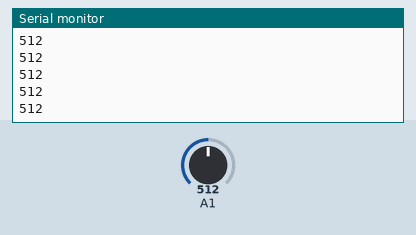
A sketch run on a simulated Arduino Uno, built with avr-gcc and run on an emulated ATmega328P. Shown: the last lines printed to the serial monitor. The inputs (shaded band) are chosen by the test bench; at power-on: A1 = 512.

Above: at 1.2 s.
1.3 s: A1 set to 716
At 1.9 s:
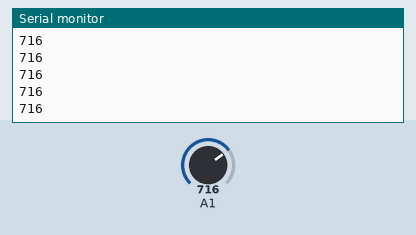
2.8 s: A1 set to 900
At 3.3 s:
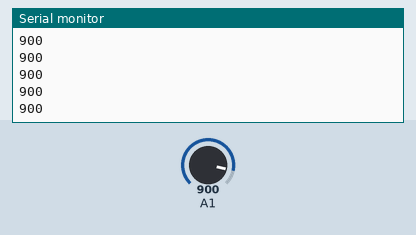
Timing chart, 0 to 5.8 s (numbered marks = the images above; inputs shaded):
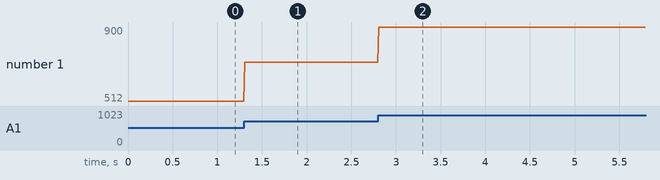

The sketch:

potenciometro.ino
```cpp
void setup() {
    Serial.begin(9600);
}

void loop() {
    // Exibe o valor do pino analógico A1 na porta serial conforme operarmos o
    // potenciometro
    Serial.println(analogRead(A1));

    delay(10);
}
```

Measured:
- after the input at 1.3 s, the serial monitor: prints a new line at once (image 1)
- after the input at 2.8 s, the serial monitor: prints a new line at once (image 2)
- plotted number 1: 512 → 716 after the input at 1.3 s, 716 → 900 after the input at 2.8 s
